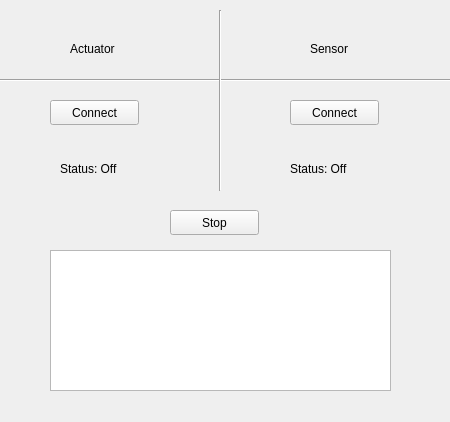
<?xml version="1.0" encoding="UTF-8"?>
<ui version="4.0">
 <class>Form</class>
 <widget class="QWidget" name="Form">
  <property name="geometry">
   <rect>
    <x>0</x>
    <y>0</y>
    <width>450</width>
    <height>422</height>
   </rect>
  </property>
  <property name="windowTitle">
   <string>Form</string>
  </property>
  <widget class="QPushButton" name="pushButton">
   <property name="geometry">
    <rect>
     <x>50</x>
     <y>100</y>
     <width>89</width>
     <height>25</height>
    </rect>
   </property>
   <property name="text">
    <string>Connect</string>
   </property>
  </widget>
  <widget class="QPushButton" name="pushButton_2">
   <property name="geometry">
    <rect>
     <x>290</x>
     <y>100</y>
     <width>89</width>
     <height>25</height>
    </rect>
   </property>
   <property name="text">
    <string>Connect</string>
   </property>
  </widget>
  <widget class="QLabel" name="label">
   <property name="geometry">
    <rect>
     <x>60</x>
     <y>160</y>
     <width>81</width>
     <height>17</height>
    </rect>
   </property>
   <property name="text">
    <string>Status: Off </string>
   </property>
  </widget>
  <widget class="QLabel" name="label_2">
   <property name="geometry">
    <rect>
     <x>290</x>
     <y>160</y>
     <width>81</width>
     <height>17</height>
    </rect>
   </property>
   <property name="text">
    <string>Status: Off </string>
   </property>
  </widget>
  <widget class="QLabel" name="label_3">
   <property name="geometry">
    <rect>
     <x>70</x>
     <y>40</y>
     <width>67</width>
     <height>17</height>
    </rect>
   </property>
   <property name="text">
    <string>Actuator</string>
   </property>
  </widget>
  <widget class="QLabel" name="label_4">
   <property name="geometry">
    <rect>
     <x>310</x>
     <y>40</y>
     <width>67</width>
     <height>17</height>
    </rect>
   </property>
   <property name="text">
    <string>Sensor</string>
   </property>
  </widget>
  <widget class="Line" name="line">
   <property name="geometry">
    <rect>
     <x>0</x>
     <y>70</y>
     <width>451</width>
     <height>20</height>
    </rect>
   </property>
   <property name="orientation">
    <enum>Qt::Horizontal</enum>
   </property>
  </widget>
  <widget class="Line" name="line_2">
   <property name="geometry">
    <rect>
     <x>210</x>
     <y>10</y>
     <width>20</width>
     <height>181</height>
    </rect>
   </property>
   <property name="orientation">
    <enum>Qt::Vertical</enum>
   </property>
  </widget>
  <widget class="QPlainTextEdit" name="plainTextEdit">
   <property name="geometry">
    <rect>
     <x>50</x>
     <y>250</y>
     <width>341</width>
     <height>141</height>
    </rect>
   </property>
  </widget>
  <widget class="QPushButton" name="pushButton_3">
   <property name="geometry">
    <rect>
     <x>170</x>
     <y>210</y>
     <width>89</width>
     <height>25</height>
    </rect>
   </property>
   <property name="text">
    <string>Stop</string>
   </property>
  </widget>
 </widget>
 <resources/>
 <connections/>
</ui>
